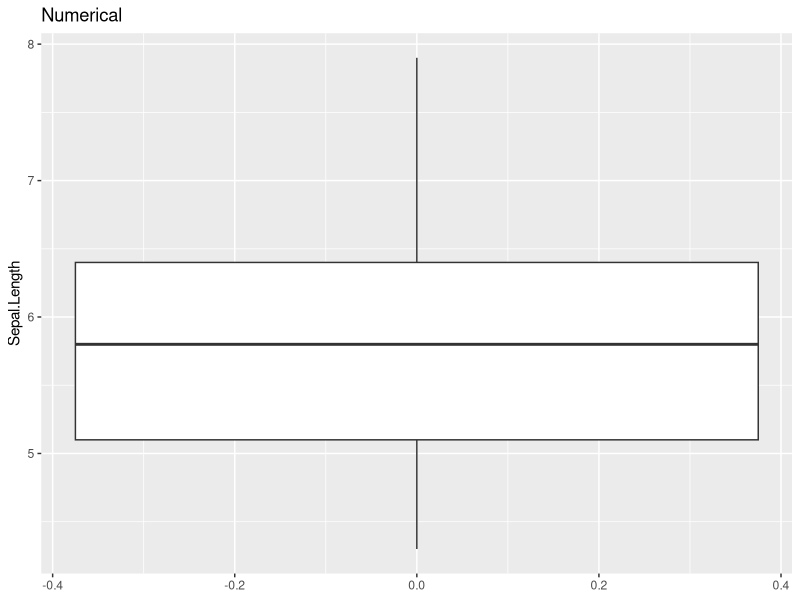
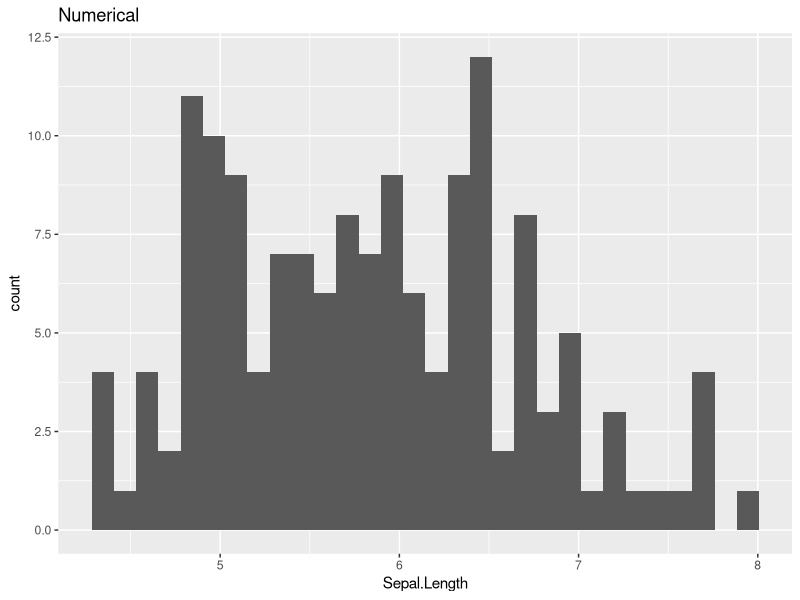
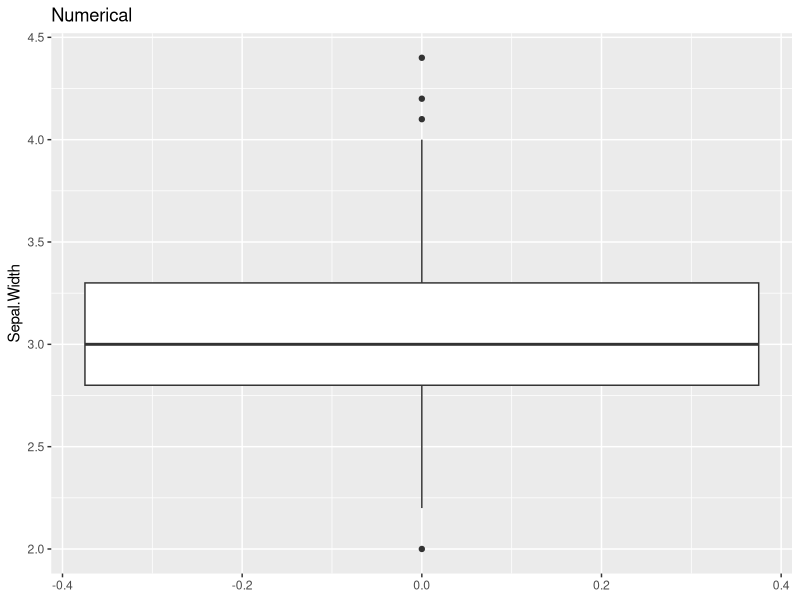
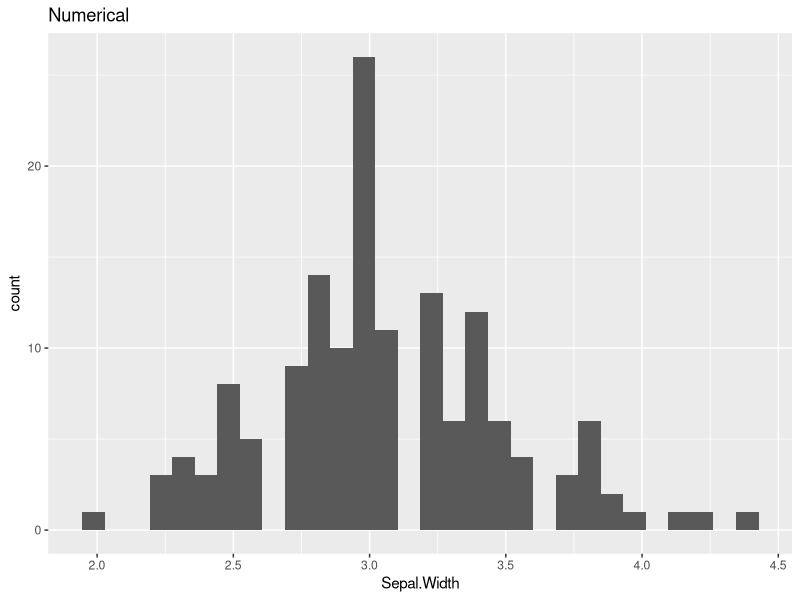
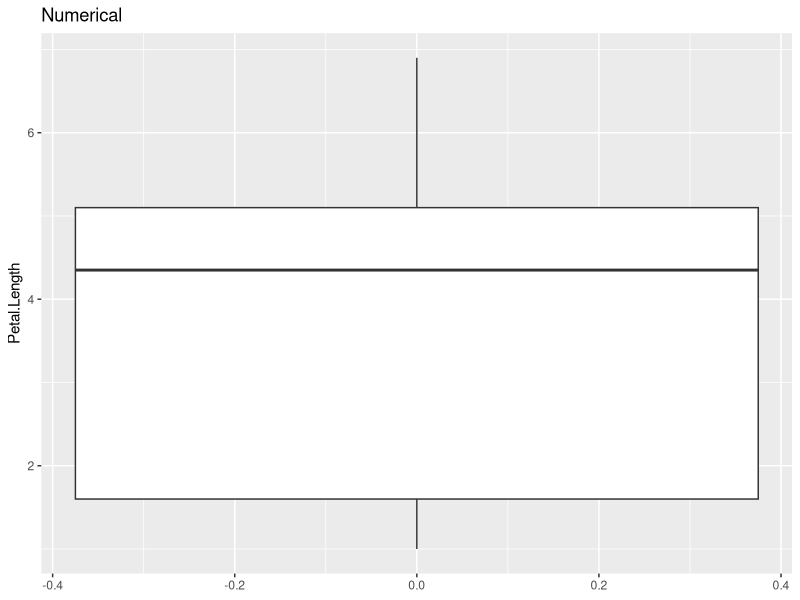
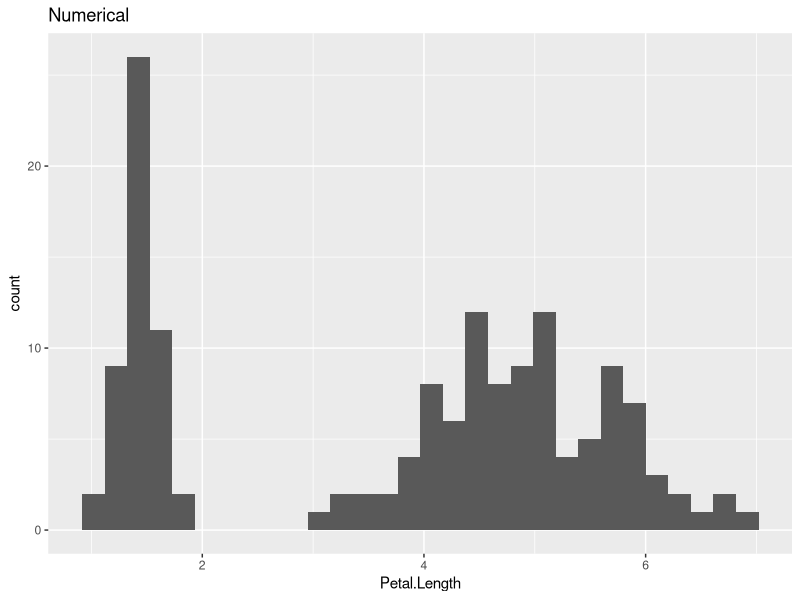
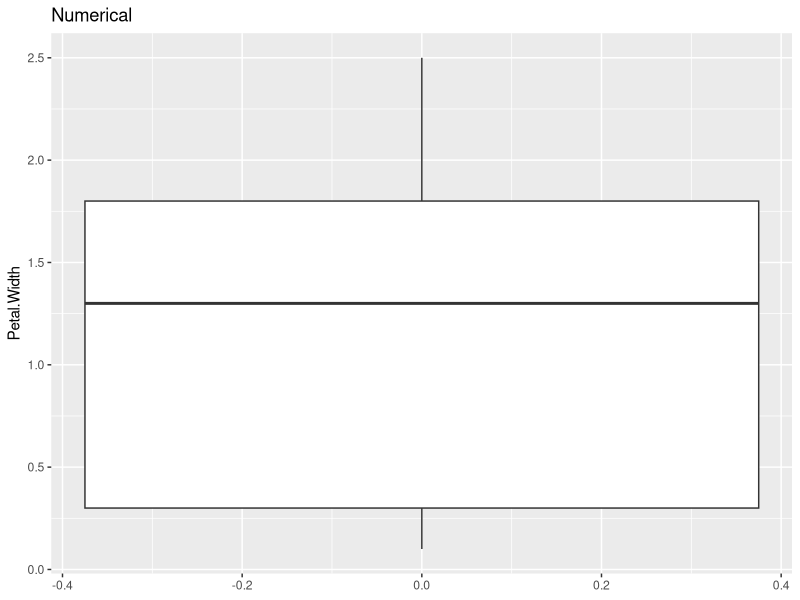
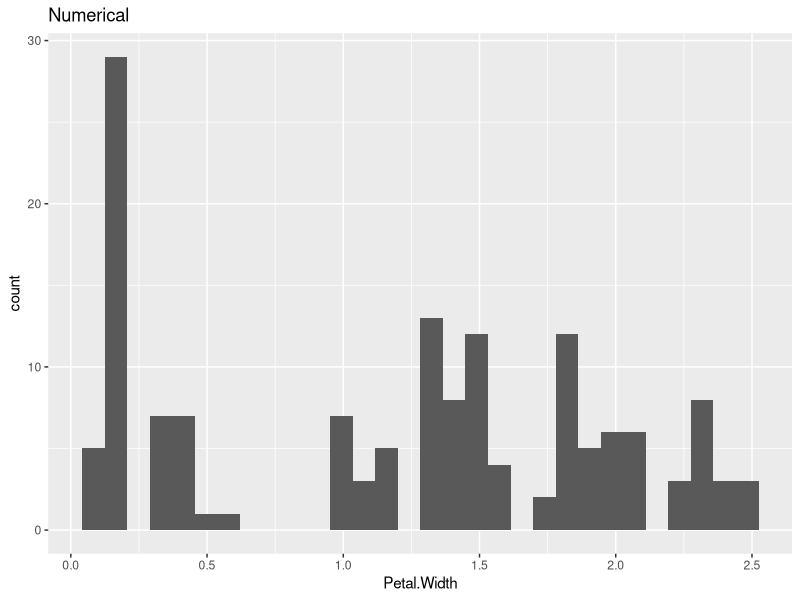

These figures' R source, in order:
#library("Mass")
library('ggplot2')

#categorical data please use factor type
# numerical data please use numeric type

#example_data 'iris'
main <- function()
{
  data('iris')
  plot_sep(iris)
}



#gets all variables type
type_col<- function(df)
{
  x = c()
  num <- c()
  cate <- c()  
  
  for( i in c( 1:length(df) ) )
  {
    dum = class( df[1,i] )
    x[i] <- dum 
    
    if( dum == 'factor' )
    {
      cate[ length(cate) + 1 ] = i
    }
    else
    {
      num[ length(num) + 1 ] = i
    }
  }
  
  class_of_var = factor(x)
  
  need = list(class = class_of_var, numeric = num, categorical = cate)
  return(need)
}


#EDA


# input: dataframe, output:plot

plot_sep <-function(df)
{
  num_col = type_col(df)$numeric
  cat_col = type_col(df)$categorical
  
  # single variable: num - boxplot, histogram cat - barchart, 
  for( i in c(1:length(num_col)))
  {
    p <- ggplot(data = df, aes_string( y = colnames(df)[num_col[i]] )) + 
          geom_boxplot() + ggtitle( "Numerical" )
    print(p)
    p <- ggplot(data = df, aes_string( x = colnames(df)[num_col[i]] ))+ 
          geom_histogram() + ggtitle( "Numerical" )
    print(p)
  }

  for( i in c(1:length(cat_col)))
  {
    p <- ggplot(data = df, aes_string( x = colnames(df)[cat_col[i]] )) +
      geom_bar() + ggtitle( "Categorical" )
    print(p)
   
  }
  
  # muliti-variable
    #pair plot
  
}



# 
data_summary<-function()
{
  return()
}



# sample


train_test_split<-function()
{

  return()
}


  
  
#  
cross_validation<-function()
{
  
  return()
}                       
                       
main()

  
  
